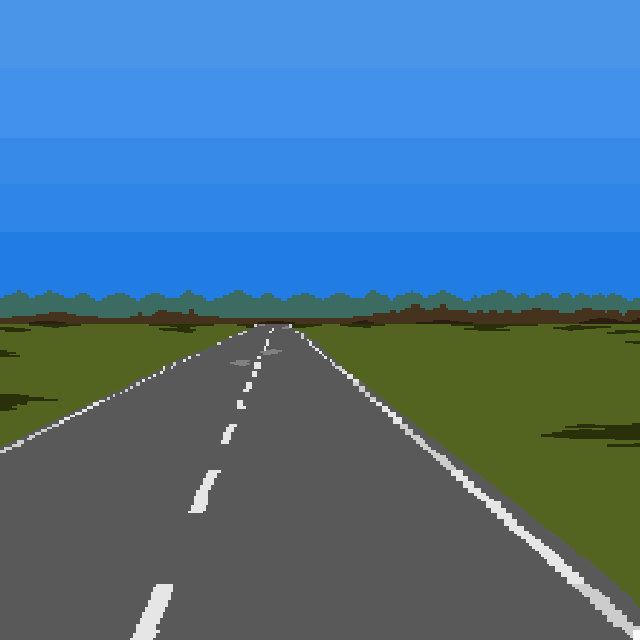

The image is a tile-based game level rendered from a .tmx file. Its description and complete source (layers, tilesets, objects, tile grids) follow:
An orthogonal 20x20 tile map with 32x32 px tiles, 1 tile layer (Measures).

<map version="1.2" tiledversion="1.3.1" orientation="orthogonal" renderorder="right-down" compressionlevel="0" width="20" height="20" tilewidth="32" tileheight="32" infinite="0" nextlayerid="7" nextobjectid="1">
 <tileset firstgid="1" source="minigame.tsx" />
 <layer id="1" name="Measures" width="20" height="20">
  <data encoding="csv">
1,2,3,4,5,6,7,8,9,10,11,12,13,14,15,16,17,18,19,20,
21,22,23,24,25,26,27,28,29,30,31,32,33,34,35,36,37,38,39,40,
41,42,43,44,45,46,47,48,49,50,51,52,53,54,55,56,57,58,59,60,
61,62,63,64,65,66,67,68,69,70,71,72,73,74,75,76,77,78,79,80,
81,82,83,84,85,86,87,88,89,90,91,92,93,94,95,96,97,98,99,100,
101,102,103,104,105,106,107,108,109,110,111,112,113,114,115,116,117,118,119,120,
121,122,123,124,125,126,127,128,129,130,131,132,133,134,135,136,137,138,139,140,
141,142,143,144,145,146,147,148,149,150,151,152,153,154,155,156,157,158,159,160,
161,162,163,164,165,166,167,168,169,170,171,172,173,174,175,176,177,178,179,180,
181,182,183,184,185,186,187,188,189,190,191,192,193,194,195,196,197,198,199,200,
201,202,203,204,205,206,207,208,209,210,211,212,213,214,215,216,217,218,219,220,
221,222,223,224,225,226,227,228,229,230,231,232,233,234,235,236,237,238,239,240,
241,242,243,244,245,246,247,248,249,250,251,252,253,254,255,256,257,258,259,260,
261,262,263,264,265,266,267,268,269,270,271,272,273,274,275,276,277,278,279,280,
281,282,283,284,285,286,287,288,289,290,291,292,293,294,295,296,297,298,299,300,
301,302,303,304,305,306,307,308,309,310,311,312,313,314,315,316,317,318,319,320,
321,322,323,324,325,326,327,328,329,330,331,332,333,334,335,336,337,338,339,340,
341,342,343,344,345,346,347,348,349,350,351,352,353,354,355,356,357,358,359,360,
361,362,363,364,365,366,367,368,369,370,371,372,373,374,375,376,377,378,379,380,
381,382,383,384,385,386,387,388,389,390,391,392,393,394,395,396,397,398,399,400
</data>
 </layer>
 <objectgroup id="3" name="colliders" />
 <objectgroup id="5" name="spawns" />
 <objectgroup id="6" name="towers" />
</map>